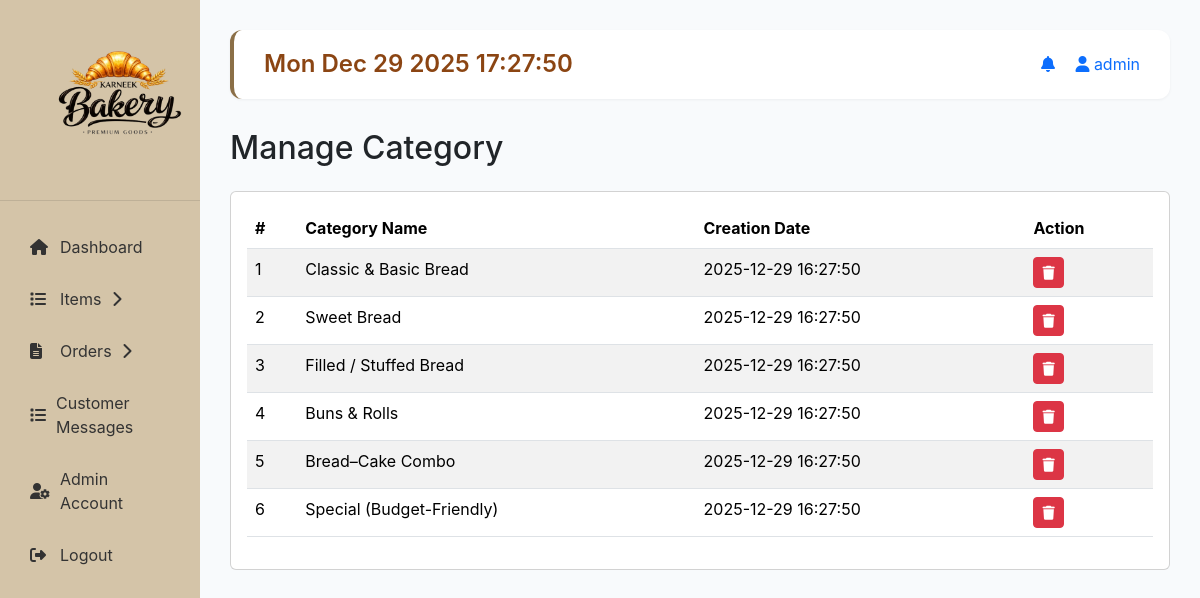
/admin/manage-category.php (signed in), run on the app's committed database.
### tables this page shows
CREATE TABLE IF NOT EXISTS categories (
    categoryID INT AUTO_INCREMENT PRIMARY KEY,
    categoryName VARCHAR(255) NOT NULL,
    creationDate DATETIME DEFAULT CURRENT_TIMESTAMP
);

### connect.php (called while the page is built, shortened)
<?php
  function executeQuery($query){
    $conn = $GLOBALS['conn'];
    return mysqli_query($conn, $query);
  }
?>

### admin/manage-category.php (the view, shortened to what this page needs)
<?php
include("../connect.php");
include("includes/header.php");
$query = "SELECT * FROM categories ORDER BY creationDate DESC";
$result = executeQuery($query);
?>
<h2 class="mb-4">Manage Category</h2>
<div class="card">
  <div class="card-body">
    <table class="table table-striped">
      <thead>
        <tr>
          <th>#</th>
          <th>Category Name</th>
          <th>Creation Date</th>
          <th>Action</th>
        </tr>
      </thead>
      <tbody>
        <?php
        $count = 1;
        while($row = mysqli_fetch_assoc($result)):
        ?>
        <tr>
          <td><?php echo $count++; ?></td>
          <td><?php echo $row['categoryName']; ?></td>
          <td><?php echo $row['creationDate']; ?></td>
          <td>
            <form method="POST" class="d-inline">
              <button type="submit" class="btn btn-danger btn-sm" onclick="return confirm('Are you sure?')">
                <i class="fas fa-trash"></i>
              </button>
            </form>
          </td>
        </tr>
        <?php endwhile; ?>
      </tbody>
    </table>
  </div>
</div>
<?php include("includes/footer.php"); ?>

### css/admin-style.css (style rules this page uses)
body { background-color: #f8fafc; font-family: -apple-system, BlinkMacSystemFont, 'Segoe UI', Roboto, 'Helvetica Neue', Arial, sans-serif; }

### data on the page
categories: categoryName "Classic & Basic Bread", creationDate "2025-12-29 16:27:50"
categories: categoryName "Sweet Bread", creationDate "2025-12-29 16:27:50"
categories: categoryName "Filled / Stuffed Bread", creationDate "2025-12-29 16:27:50"
categories: categoryName "Buns & Rolls", creationDate "2025-12-29 16:27:50"
categories: categoryName "Bread–Cake Combo", creationDate "2025-12-29 16:27:50"
categories: categoryName "Special (Budget-Friendly)", creationDate "2025-12-29 16:27:50"

### other printed values
$_SESSION['adminUsername'] "admin"
